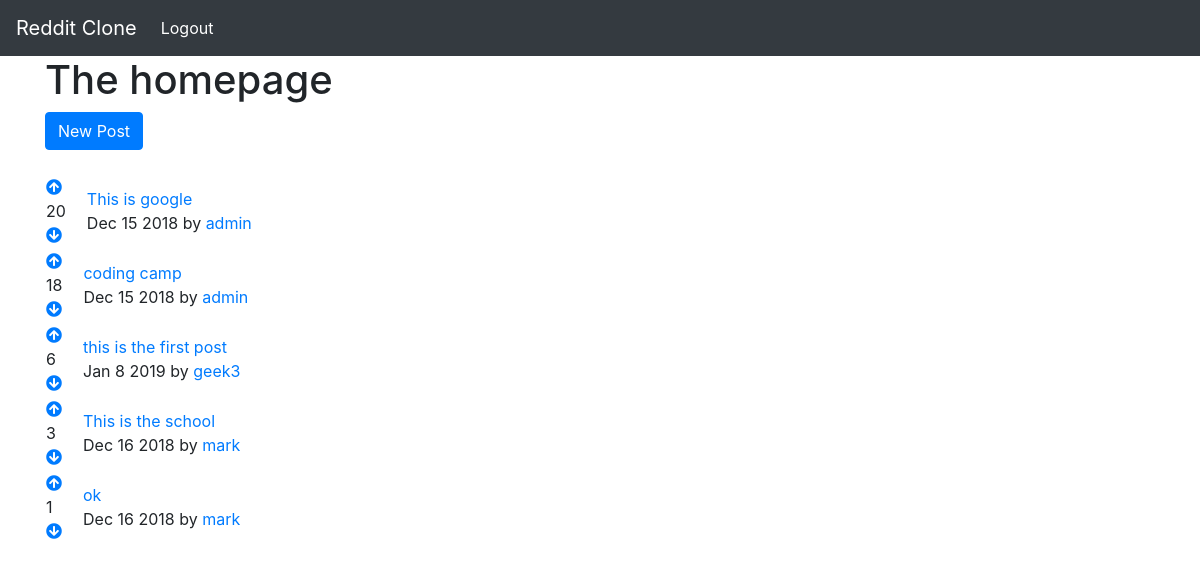
The app's page / (signed in) with its own data.
### posts/models.py (models this page shows)
class Post(models.Model):
    title = models.CharField(max_length=200)
    url = models.TextField()
    pub_date = models.DateTimeField()
    author = models.ForeignKey(User, on_delete=models.CASCADE)   # whomever creates the post has to be logged in
    votes_total = models.IntegerField(default=1) # specify default value
    def pub_date_pretty(self):
        return self.pub_date.strftime('%b %e %Y')

### posts/views.py (the view)
# urls.py: 2. Add a URL to urlpatterns:  url(r'^$', views.home, name='home')
def home(request):
    posts = models.Post.objects.order_by('-votes_total')
    return render(request, 'posts/home.html', {'posts':posts})

### posts/templates/posts/home.html (shortened to what this page needs)
{% extends 'base.html' %}
{% block content %}
<h1>The homepage</h1>
<a class="btn btn-primary" href="{% url 'posts:create' %}">New Post</a>
<br />
<br />
{% for post in posts.all %}
<table>
  <tr>
    <td style="padding-right: 20px;"><a href="#" onclick="document.getElementById('upvote{{ post.id }}').submit()"><i class="fas fa-arrow-circle-up"></i></a><br /> {{ post.votes_total }}<br /> <a href="#" onclick="document.getElementById('downvote{{ post.id }}').submit()"><i class="fas fa-arrow-circle-down"></i></a></td>
    <td><a href="{{ post.url }}">{{ post.title }}</a><br />{{ post.pub_date_pretty }} by <a href="{% url 'posts:userdetails' post.author.id %}">{{ post.author.username }}</a></td>
  </tr>
</table>
{% endfor %}
{% endblock %}

### records on screen
Post: votes_total "20", title "This is google", pub_date_pretty "Dec 15 2018", author.username "admin"
Post: votes_total "18", title "coding camp", pub_date_pretty "Dec 15 2018", author.username "admin"
Post: votes_total "6", title "this is the first post", pub_date_pretty "Jan 8 2019", author.username "geek3"
Post: votes_total "3", title "This is the school", pub_date_pretty "Dec 16 2018", author.username "mark"
Post: votes_total "1", title "ok", pub_date_pretty "Dec 16 2018", author.username "mark"
